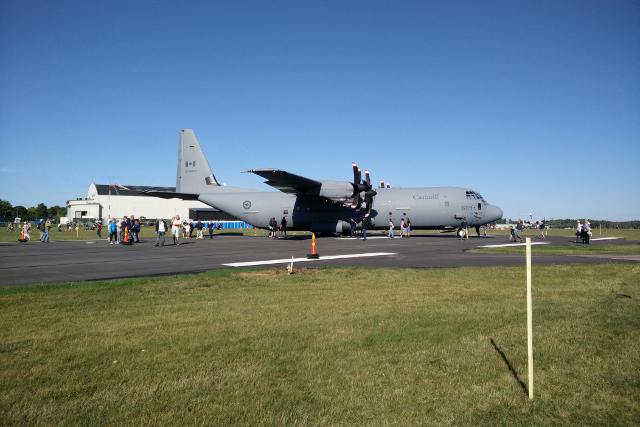
#> input picture plane.jpg, 640 x 427 px
$ python 5B.py
#> lines starting #> are read from the running program, lines starting #| are printed output that depends on the picture
### redovisning/la5A.py
import cv2
import math
from cvlib import *

#Uppgift 5A1
def cvimg_to_list(img):
    '''the function converts the opencv datastructure to a regular
    python list consisting of tuples'''

    tuplelist = []
    for i in range(len(img)):
        for r in range(len(img[0])):
            tuplelist.append((img[i][r][0], img[i][r][1], img[i][r][2]))
    return tuplelist

#5A2
# [24 lines left out: functions unsharp_mask, blur, not called in this run]

### komplettering/cvlib.py
"""cvlib module, helper functions for image and tuple manipulation."""

import cv2
import numpy

# ------------------------------------------
#  Helper functions
# ------------------------------------------


def multiply_tuple(tpl, mult):
    """Return a tuple where all elements are scaled by factor 'mult'.

    (a,b,c) * k = (a*k, b*k, c*k)
    """
    return tuple(map(lambda x: x*mult, tpl))


def add_tuples(tpl1, tpl2):
    """
    Return a the element-wise sum of tpl1 and tpl2.

    (a,b,c) + (d,e,f) = (a+d, b+e, c+f)
    """
    return tuple(map(lambda t1, t2: t1+t2, tpl1, tpl2))


# -------------------------------------------
#  Converting between python list and images
# -------------------------------------------


def rgblist_to_cvimg(lst, height, width):
    """Return a width x height OpenCV image with specified pixels."""
    # A 3d array that will contain the image data
    img = numpy.zeros((height, width, 3), numpy.uint8)

    for x in range(0, width):
        for y in range(0, height):
            pixel = lst[y * width + x]
            img[y, x, 0] = pixel[0]
            img[y, x, 1] = pixel[1]
            img[y, x, 2] = pixel[2]

    return img


# [9 lines left out: function greyscale_list_to_cvimg, not called in this run]

### 5B.py
import cv2
from cvlib import *
import random
from la5A import cvimg_to_list

#5B1
def pixel_constraint(hlow, hhigh, slow, shigh, vlow, vhigh):
    '''Defines a function that returns compare as a function.'''

    def compare(pixel):
        '''Defines a function that checks if the given pixel values is
        in range of pixel_constraint values and returns 0 or 1.'''

        (h,s,v) = pixel
        if h > hlow and h < hhigh and \
                s > slow and s < shigh and \
                v > vlow and v < vhigh:
            return 1
        else:
            return 0
    return compare

#5B2
def generator_from_image(image_list):
    '''Defines a function that returns pix_color as a function.'''

    def pix_color(pixel):
        '''The function returns a tuple consisting of the color values
        of a pixel in a specific index in a list of pixels.'''

        return image_list[pixel]
    return pix_color

#5B3 and #5B4
def combine_images(bgr_list, condition, generator1, generator2):
    '''defines a function that takes a mask, a condition, and two image
    generators then combines those two images depending on the condition
    and the mask.'''

    result = []
    for i in range(len(bgr_list)):

        if condition(bgr_list[i]) == 1:
            result.append(generator2(i))

        elif condition(bgr_list[i]) == 0:
            result.append(generator1(i))

        else:
            pixel1 = multiply_tuple(generator2(i),condition(bgr_list[i]))
            pixel2 = multiply_tuple(generator1(i),(1-condition(bgr_list[i])))

            result.append(add_tuples(pixel1,pixel2))
    return result

def gradient_condition(seq):
    '''Defines a function which when given a tuple consisting of color
    values of a pixel on a gradient, returns a decimal value.'''
    value = seq[0] / 255
    return value

'''#5B3
# Läs in en bild
plane_img = cv2.imread("plane.jpg")

# Skapa ett filter som identifierar himlen
skypixels = pixel_constraint(100, 150, 50, 200, 100, 255)

# Omvandla originalbilden till en lista med HSV-färger
plane_list = cvimg_to_list(cv2.cvtColor(plane_img, cv2.COLOR_BGR2HSV))
plane_img_list = cvimg_to_list(plane_img)

# Skapa en generator som gör en stjärnhimmel
def star_generator(index):
    val = random.random() * 255 if random.random() > 0.99 else 0
    return (val, val, val)

# Skapa en generator för den inlästa bilden
plane_generator = generator_from_image(plane_img_list)

# Kombinera de två bilderna till en, alltså använd himmelsfiltret som mask
result = combine_images(plane_list, skypixels, plane_generator, star_generator)

# Omvandla resultatet till en riktig bild och visa upp den
new_img = rgblist_to_cvimg(result, plane_img.shape[0], plane_img.shape[1])
cv2.imshow('Final image', new_img)
cv2.waitKey(0)
'''
#5B4
image1 = cv2.imread("plane.jpg")
#> image1 is the input picture: shape (427, 640, 3); mean B, G, R 131, 123.9, 105.4
image1_list = cvimg_to_list(image1)
#> after the loop in cvimg_to_list, `for i in range(len(img)):`: tuplelist = 273280 items
#> image1_list = 273280 items
image_generator1 = generator_from_image(image1_list)

image2 = cv2.imread("flowers.jpg")
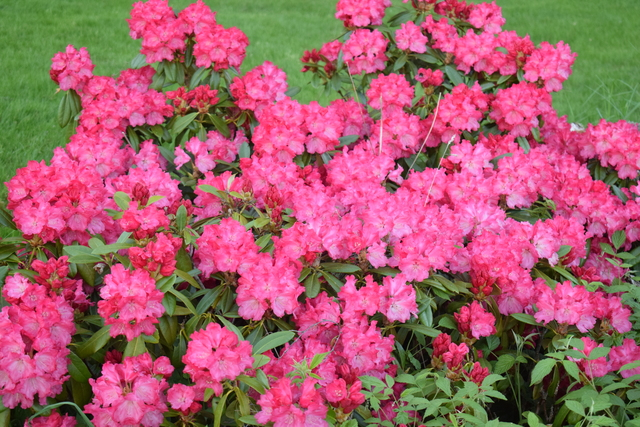
#> input picture flowers.jpg, 640 x 427 px
#> image2 is the input picture: shape (427, 640, 3); mean B, G, R 108.5, 96.2, 166.7
image2_list = cvimg_to_list(image2)
#> image2_list = 273280 items
image_generator2 = generator_from_image(image2_list)

mask_image= cv2.imread("gradient.jpg")
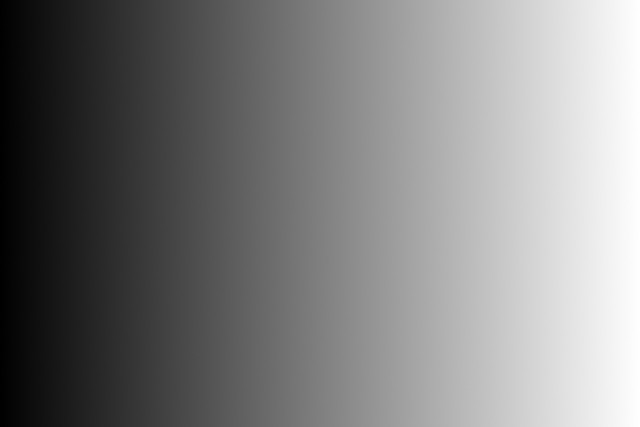
#> input picture gradient.jpg, 640 x 427 px
#> mask_image is the input picture: shape (427, 640, 3); min 0, max 255, mean 127.3
mask_list = cvimg_to_list(mask_image)
#> mask_list = 273280 items

result = combine_images(mask_list,gradient_condition,image_generator1,\
image_generator2)
#> the loop in combine_images, `for i in range(len(bgr_list)): ` made 273280 passes
#> (pixel1, pixel2) on passes 1 to 12: ((0.224, 0.518, 0.314), (138.5, 79.69, 47.81)), ((0.196, 0.49, 0.286), (134.5, 81.68, 38.85)), ((0.216, 0.502, 0.306), (138.5, 81.68, 49.8)), ((0.486, 1.06, 0.667), (135.9, 84.33, 44.65)), ((0.455, 1.07, 0.651), (138.9, 87.31, 47.62)), ((0.659, 1.58, 0.953), (135.4, 83.01, 46.45)), ((0.624, 1.53, 0.929), (136.4, 82.02, 45.46)), ((0.6, 1.51, 0.906), (136.4, 80.05, 48.42)), ((0.753, 1.98, 1.13), (134.9, 83.67, 44.29)), ((0.8, 2.02, 1.19), (141.7, 83.67, 58.07)), ((0.925, 2.1, 1.29), (137.8, 86.62, 47.25)), ((1.22, 2.65, 1.67), (136.3, 84.31, 48.04))
#> (pixel1, pixel2) on passes 61 to 66: ((6.31, 12.89, 7.91), (135, 81.53, 57.98)), ((7.06, 13.92, 8.73), (132.6, 82.08, 50.51)), ((7.25, 13.82, 8.82), (133.5, 82.08, 53.22)), ((7.55, 14.38, 9.18), (133.8, 82.62, 53.88)), ((8.26, 15.19, 9.79), (135.6, 81.72, 55.68)), ((8.46, 15.4, 9.99), (135.6, 82.62, 53.88))
#> result = 273280 items

new_img = rgblist_to_cvimg(result, image1.shape[0], image1.shape[1])
#> after the loop in rgblist_to_cvimg, `for x in range(0, width):`:
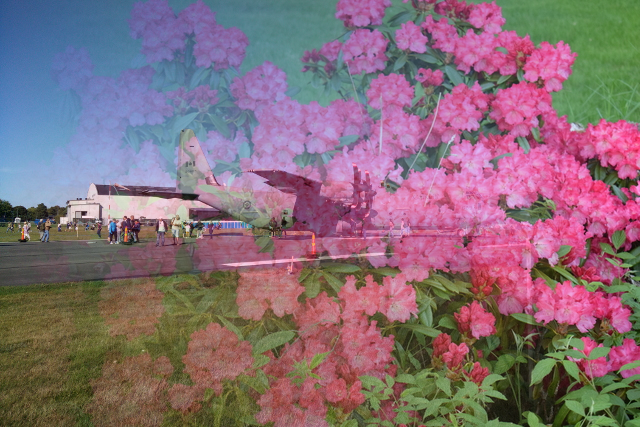
#> img: shape (427, 640, 3); mean of channels 0, 1, 2 119, 109, 134; drawn as B, G, R
cv2.imshow('Final image', new_img)
cv2.waitKey(0)
